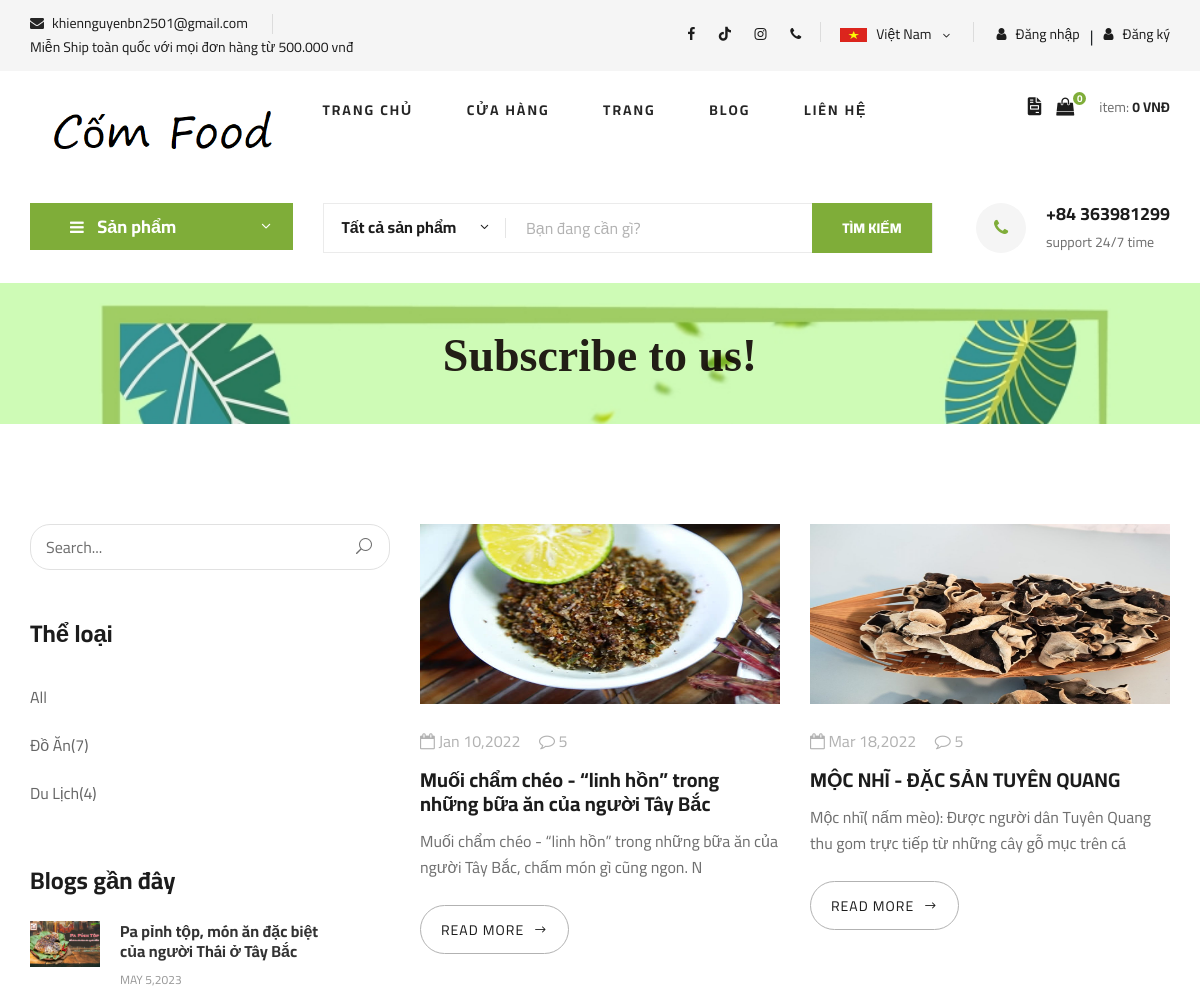
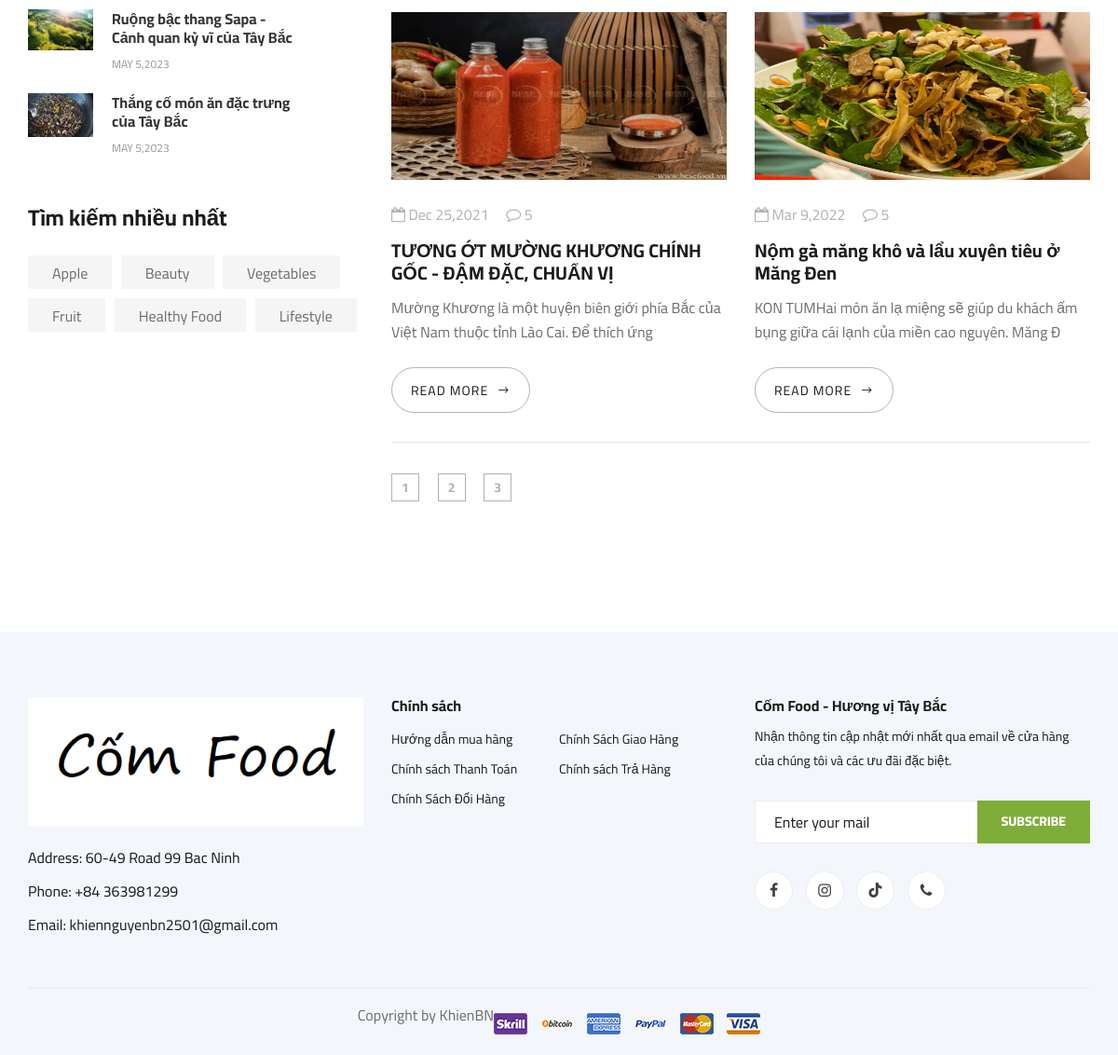
The app's page /Blog with its own data (2 pictures, top to bottom).
### tables this page shows
CREATE TABLE `blogs` (
  `blog_id` int(11) NOT NULL,
  `blog_title` varchar(200) NOT NULL,
  `blog_content` text NOT NULL,
  `image` varchar(100) NOT NULL,
  `posted_at` timestamp NOT NULL DEFAULT current_timestamp() ON UPDATE current_timestamp(),
  `categorieBlog_id` int(11) NOT NULL
);

### core/Control.php (called while the page is built, shortened)
<?php
class Control
{
    public function model($model)
    {
        $temp = '';
        $modelArr = explode('/', $model);
        foreach ($modelArr as $key => $item) {
            $temp .= $item . '/';
            $fileCheck = rtrim($temp, '/');
            if (file_exists("./app/models/" . $fileCheck . ".php")) {
                break;
            }
        }
        return new $modelArr[0];
    }
    public function view($view, $data = [])
    {
        require_once "./app/views/" . $view . ".php";
    }
}

### app/controllers/Blog.php (called while the page is built, shortened)
<?php
class Blog extends Control
{
    public function index()
    {
        $page = 1;
        $get = $this->model("HomeModels");
        $reusilt_numberOfBlog = mysqli_fetch_array($get->get_count_blogs());
        $numberOfBlog = $reusilt_numberOfBlog['count(*)'];
        $numberPostPerPage = 4;
        $numberPageBlog = ceil($numberOfBlog / $numberPostPerPage);
        $offset = $numberPostPerPage * ($page - 1);
        $this->view("Client/layoutss/Layout2", [
            "page" => "BlogPage",
            "numberPageBlog" => $numberPageBlog,
            "blog" => $get->get_Blog($offset, $numberPostPerPage),
            "pageContent" => "blogContent",
            "product_type" => $get->get_productType(),
            "categorie_blog" => $get->get_categorie_blog(),
            "new_blog" => $get->get_new_blog(),
        ]);
    }
}

### index.php (called while the page is built, shortened)
<?php
$app = new App();

### core/DBconfig.php (called while the page is built, shortened)
<?php
class DB
{
    protected $severname = "localhost";
    protected $username = "root";
    protected $password = "";
    function __construct()
    {
        $this->con = mysqli_connect($this->severname, $this->username, $this->password);
    }
}

### app/models/HomeModels.php (called while the page is built, shortened)
<?php
class HomeModels extends DB
{
    public function get_Blog($offset, $numberPostPerPage)
    {
        $sql = "select * from blogs limit $numberPostPerPage offset $offset";
        return mysqli_query($this->con, $sql);
    }
    public function get_categorie_blog()
    {
        $sql = "SELECT categorieblog.categorieBlog_name,COUNT(*) AS 'sl' FROM blogs INNER JOIN categorieblog ON blogs.categorieBlog_id = categorieblog.categorieBlog_id GROUP BY categorieblog.categorieBlog_name;";
        return mysqli_query($this->con, $sql);
    }
    public function get_count_blogs()
    {
        $sql = "select count(*) from blogs";
        return mysqli_query($this->con, $sql);
    }
    public function get_productType()
    {
        $sql = "select * from producttype";
        return mysqli_query($this->con, $sql);
    }
    public function get_new_blog()
    {
        $sql = "SELECT * FROM blogs ORDER BY posted_at DESC limit 3 ";
        return mysqli_query($this->con, $sql);
    }
}

### app/views/Client/pageContent/blogContent.php (the view)
<div class="col-lg-8 col-md-7">
    <div class="row">
        <?php foreach ($data['blog'] as $each) : ?>
            <div class="col-lg-6 col-md-6 col-sm-6">
                <div class="blog__item">
                    <div class="blog__item__pic">
                        <img src="<?php echo _WEB_ROOT . $each['image'] ?>" alt="">
                    </div>
                    <div class="blog__item__text">
                        <ul>
                            <li><i class="fa fa-calendar-o"></i> <?php echo date("M j,Y", strtotime((string)$each['posted_at'])) ?></li>
                            <li><i class="fa fa-comment-o"></i> 5</li>
                        </ul>
                        <h5><a href="<?php echo _WEB_ROOT . "/chi-tiet/blog/" . $each['blog_id'] ?>"><?php echo $each['blog_title'] ?></a></h5>
                        <p><?php echo substr($each['blog_content'], 0, 122) ?></p>
                        <a href="<?php echo _WEB_ROOT . "/chi-tiet/blog/" . $each['blog_id'] ?>" class="blog__btn">READ MORE <span class="arrow_right"></span></a>
                    </div>
                </div>
            </div>
        <?php endforeach ?>
        <div class="col-lg-12">
            <div class="product__pagination blog__pagination">
                <?php for ($i = 1; $i <= $data['numberPageBlog']; $i++) : ?>
                    <?php if (isset($data['nameType'])) { ?>
                        <a href="<?php echo _WEB_ROOT . "/Blog/the-loai/" . $data['nameType'] . "/?page=" . $i ?>"><?php echo $i ?></a>
                    <?php } else { ?>
                        <a href="<?php echo _WEB_ROOT . "/Blog?page=" . $i ?>"><?php echo $i ?></a>
                    <?php } ?>
                <?php endfor ?>
            </div>
        </div>
    </div>
</div>

### app/views/Client/blocks/sidebarBlog.php
<div class="col-lg-4 col-md-5">
    <div class="blog__sidebar">
        <div class="blog__sidebar__search">
            <form action="#">
                <input type="text" placeholder="Search...">
                <button type="submit"><span class="icon_search"></span></button>
            </form>
        </div>
        <div class="blog__sidebar__item">
            <h4>Thể loại</h4>
            <ul>
                <li><a href="<?php echo _WEB_ROOT . "/Blog" ?>">All</a></li>
                <?php foreach ($data['categorie_blog'] as $each) : ?>
                    <li><a href="<?php echo _WEB_ROOT . "/Blog/the-loai/" . $each['categorieBlog_name'] ?>"><?php echo $each['categorieBlog_name'] . "(" . $each['sl'] . ")" ?></a></li>
                <?php endforeach ?>
            </ul>
        </div>
        <div class="blog__sidebar__item">
            <h4>Blogs gần đây</h4>
            <div class="blog__sidebar__recent">
                <?php foreach ($data['new_blog'] as $each) : ?>
                    <a href="<?php echo _WEB_ROOT . "/chi-tiet/blog/" . $each['blog_id'] ?>" class="blog__sidebar__recent__item">
                        <div class="blog__sidebar__recent__item__pic">
                            <img src="<?php echo _WEB_ROOT . $each['image'] ?>" alt="">
                        </div>
                        <div class="blog__sidebar__recent__item__text">
                            <h6><?php echo $each['blog_title'] ?></h6>
                            <span><?php echo date("M j,Y", strtotime((string)$each['posted_at'])) ?></span>
                        </div>
                    </a>
                <?php endforeach ?>
            </div>
        </div>
        <div class="blog__sidebar__item">
            <h4>Tìm kiếm nhiều nhất</h4>
            <div class="blog__sidebar__item__tags">
                <a href="#">Apple</a>
                <a href="#">Beauty</a>
                <a href="#">Vegetables</a>
                <a href="#">Fruit</a>
                <a href="#">Healthy Food</a>
                <a href="#">Lifestyle</a>
            </div>
        </div>
    </div>
</div>

### public/css/style.css (style rules this page uses)
html, body { height: 100%; font-family: "Cairo", sans-serif; -webkit-font-smoothing: antialiased; font-smoothing: antialiased; }
h1, h2, h3, h4, h5, h6 { margin: 0; color: #111111; font-weight: 400; font-family: "Cairo", sans-serif; }
h4 { font-size: 24px; }
h5 { font-size: 18px; }
h6 { font-size: 16px; }
p { font-size: 16px; font-family: "Cairo", sans-serif; color: #6f6f6f; font-weight: 400; line-height: 26px; margin: 0 0 15px 0; }
img { max-width: 100%; }
ul, ol { padding: 0; margin: 0; }
.product__pagination, .blog__pagination { padding-top: 10px; }
.product__pagination a, .blog__pagination a { display: inline-block; width: 30px; height: 30px; border: 1px solid #b2b2b2; font-size: 14px; color: #b2b2b2; font-weight: 700; line-height: 28px; text-align: center; margin-right: 16px; -webkit-transition: all, 0.3s; -moz-transition: all, 0.3s; -ms-transition: all, 0.3s; -o-transition: all, 0.3s; transition: all, 0.3s; }
.product__pagination a:last-child, .blog__pagination a:last-child { margin-right: 0; }
.blog__item { margin-bottom: 60px; }
.blog__item__pic img { min-width: 100%; max-height: 180px; }
.blog__item__text { padding-top: 25px; }
.blog__item__text ul { margin-bottom: 15px; }
.blog__item__text ul li { font-size: 16px; color: #b2b2b2; list-style: none; display: inline-block; margin-right: 15px; }
.blog__item__text ul li:last-child { margin-right: 0; }
.blog__item__text h5 { margin-bottom: 12px; }
.blog__item__text h5 a { font-size: 20px; color: #1c1c1c; font-weight: 700; }
.blog__item__text p { margin-bottom: 25px; }
.blog__item__text .blog__btn { display: inline-block; font-size: 14px; color: #1c1c1c; text-transform: uppercase; letter-spacing: 1px; border: 1px solid #b2b2b2; padding: 14px 20px 12px; border-radius: 25px; }
.blog__item__text .blog__btn span { position: relative; top: 1px; margin-left: 5px; }
.blog__pagination { padding-top: 5px; position: relative; }
.blog__pagination:before { position: absolute; left: 0; top: -29px; height: 1px; width: 100%; background: #000000; opacity: 0.1; content: ""; }
.blog__sidebar__item { margin-bottom: 50px; }
.blog__sidebar__item h4 { color: #1c1c1c; font-weight: 700; margin-bottom: 25px; }
.blog__sidebar__item ul li { list-style: none; }
.blog__sidebar__item ul li a { font-size: 16px; color: #666666; line-height: 48px; -webkit-transition: all, 0.3s; -moz-transition: all, 0.3s; -ms-transition: all, 0.3s; -o-transition: all, 0.3s; transition: all, 0.3s; }
.blog__sidebar__search { margin-bottom: 50px; }
.blog__sidebar__search form { position: relative; }
.blog__sidebar__search form input { width: 100%; height: 46px; font-size: 16px; color: #6f6f6f; padding-left: 15px; border: 1px solid #e1e1e1; border-radius: 20px; }
.blog__sidebar__search form input::placeholder { color: #6f6f6f; }
.blog__sidebar__search form button { font-size: 16px; color: #6f6f6f; background: transparent; border: none; position: absolute; right: 0; top: 0; height: 100%; padding: 0px 18px; }
.blog__sidebar__recent .blog__sidebar__recent__item { display: block; }
.blog__sidebar__recent .blog__sidebar__recent__item:last-child { margin-bottom: 0; }
.blog__sidebar__recent__item { overflow: hidden; margin-bottom: 20px; }
.blog__sidebar__recent__item__pic { float: left; width: 70px; height: 70px; margin-right: 20px; }
.blog__sidebar__recent__item__text { overflow: hidden; width: 200px; }
.blog__sidebar__recent__item__text h6 { font-weight: 700; color: #333333; line-height: 20px; margin-bottom: 5px; }
.blog__sidebar__recent__item__text span { font-size: 12px; color: #999999; text-transform: uppercase; }
.blog__sidebar__item__tags a { font-size: 16px; color: #6f6f6f; background: #f5f5f5; display: inline-block; padding: 7px 26px 5px; margin-right: 6px; margin-bottom: 10px; }

### records on screen
blogs: image (picture), blog_title "Pa pỉnh tộp, món ăn đặc biệt của người Thái ở Tây Bắc", posted_at "MAY 5,2023"
blogs: image (picture), blog_title "Ruộng bậc thang Sapa - Cảnh quan kỳ vĩ của Tây Bắc", posted_at "MAY 5,2023"
blogs: image (picture), blog_title "Thắng cố món ăn đặc trưng của Tây Bắc", posted_at "MAY 5,2023"
blogs: image (picture), posted_at "Jan 10,2022", blog_title "Muối chẩm chéo - “linh hồn” trong những bữa ăn của người Tây Bắc", blog_content "Muối chẩm chéo - “linh hồn” trong những bữa ăn của người Tây Bắc, chấm món gì cũng ngon. N"
blogs: image (picture), posted_at "Mar 18,2022", blog_title "MỘC NHĨ - ĐẶC SẢN TUYÊN QUANG", blog_content "Mộc nhĩ( nấm mèo): Được người dân Tuyên Quang thu gom trực tiếp từ những cây gỗ mục trên cá"
blogs: image (picture), posted_at "Dec 25,2021", blog_title "TƯƠNG ỚT MƯỜNG KHƯƠNG CHÍNH GỐC - ĐẬM ĐẶC, CHUẨN VỊ", blog_content "Mường Khương là một huyện biên giới phía Bắc của Việt Nam thuộc tỉnh Lào Cai. Để thích ứng"
blogs: image (picture), posted_at "Mar 9,2022", blog_title "Nộm gà măng khô và lẩu xuyên tiêu ở Măng Đen", blog_content "KON TUMHai món ăn lạ miệng sẽ giúp du khách ấm bụng giữa cái lạnh của miền cao nguyên. Măng Đ"

### other values on screen
$each['categorieBlog_name'] "Đồ Ăn"
$each['sl'] "7"
$each['categorieBlog_name'] "Du Lịch"
$each['sl'] "4"
